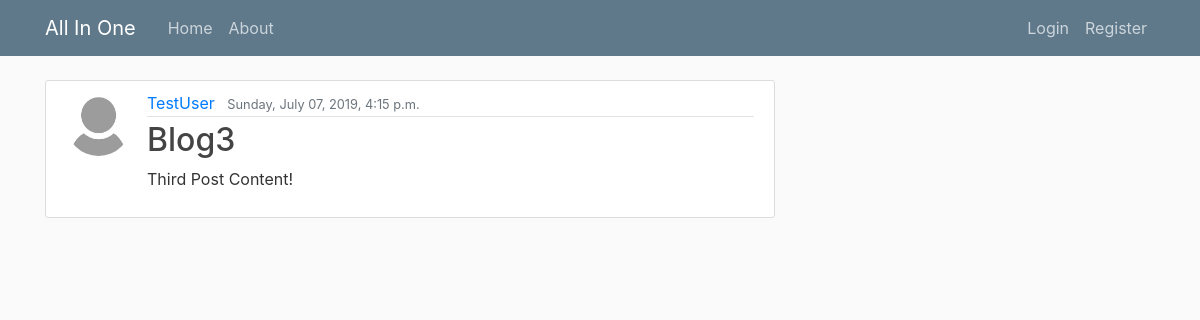
The app's page /post/3/, older data.
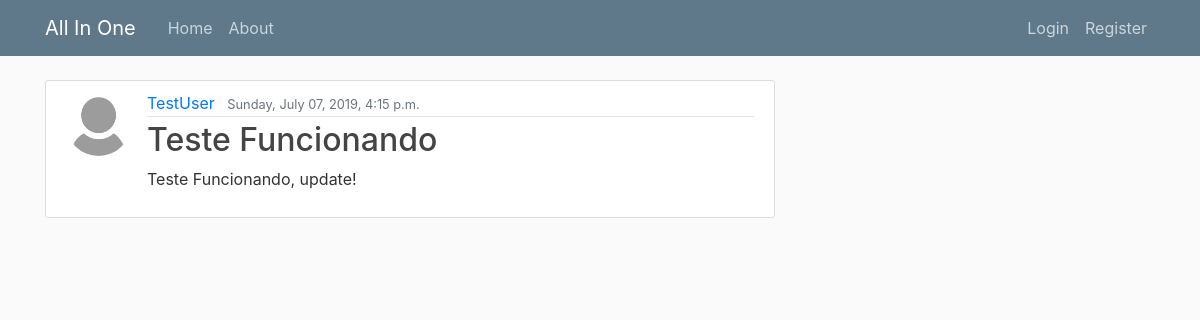
The same page, newer data.
### blog/models.py (models this page shows, shortened)
class Post(models.Model):
	title = models.CharField(max_length=100)
	content = models.TextField()
	date_posted = models.DateTimeField(default=timezone.now)
	author = models.ForeignKey(User, on_delete=models.CASCADE)

### users/models.py (models this page shows)
class Profile(models.Model):
	user = models.OneToOneField(User, on_delete=models.CASCADE)
	image = models.ImageField(default='default.jpg', upload_to='profile_pics')

### blog/views.py (the view)
# urls.py: path('post/<int:pk>/', PostDetailView.as_view(), name='post-detail'),
class PostDetailView(DetailView):
	model = Post

### blog/templates/blog/post_detail.html (shortened to what this page needs)
{% extends 'blog/base.html' %}
{% block content %}
	<article class="media content-section">
	  <img class="rounded-circle article-img" src="{{ object.author.profile.image.url }}">
	  <div class="media-body">
	    <div class="article-metadata">
	      <a class="mr-2" href="#">{{ object.author }}</a>
	      <small class="text-muted">{{ object.date_posted | date:"l, F d, Y, f a" }}</small>
	    </div>
	    <h2 class="article-title">{{ object.title }}</h2>
	    <p class="article-content">{{ object.content }}</p>
	  </div>
	</article>
{% endblock content %}

Row changes from the older to the newer data that the page shows:
changed Post "TestUser": title "Blog3" → "Teste Funcionando"; content "Third Post Content!" → "Teste Funcionando, update!"
